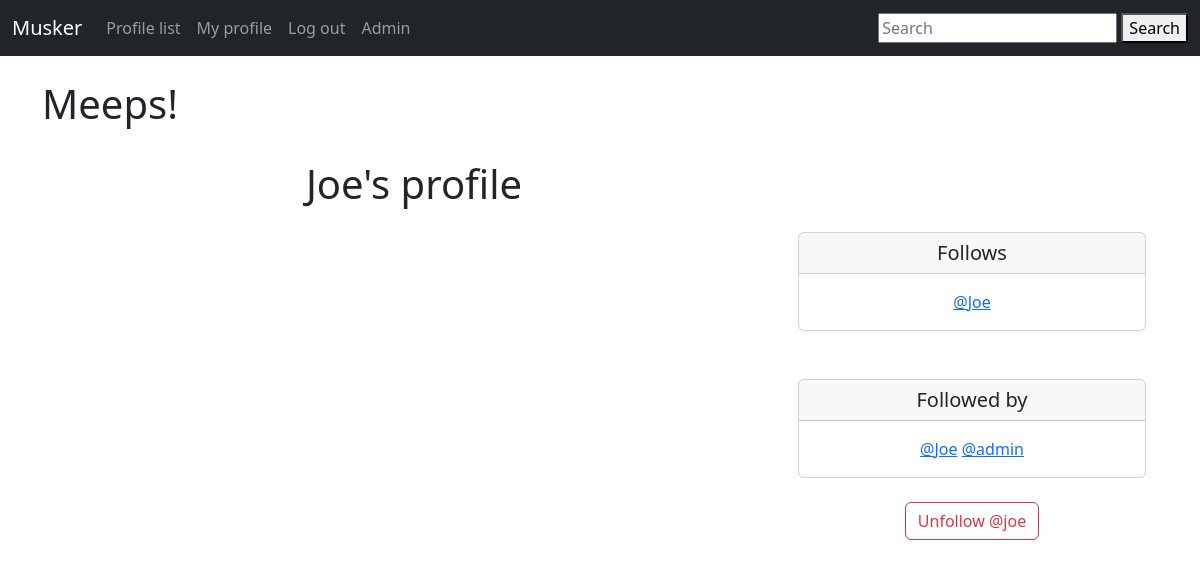
The app's page /profile/5 (signed in) with its own data.
### musker/models.py (models this page shows)
class Profile(models.Model):
    user = models.OneToOneField(User, on_delete=models.CASCADE)
    follows = models.ManyToManyField('self', related_name='followed_by', symmetrical=False, blank=True)
    date_modified = models.DateTimeField(User, auto_now=True)
    def __str__(self):
        return self.user.username

### musker/views.py (the view, shortened to what this page needs)
# urls.py: path('profile/<int:pk>', views.profile, name='profile'),
def profile(request, pk):
    if request.user.is_authenticated:
        profile = Profile.objects.get(user_id=pk)
        meeps = Meep.objects.filter(user_id=pk).order_by('-created_at')
        return render(request, 'profile.html', {
            'profile': profile,
            'meeps': meeps
        })
    else:
        messages.warning(request, 'You must be logged in to view this page.')
        return redirect('home')

### musker/templates/profile.html (shortened to what this page needs)
{% extends 'base.html' %}
{% block content %}
<html lang="en">
<head>
</head>
<body>
    {% if profile %}
        <h1>Meeps!</h1>
        <br>
    <div class="container text-center">
        <div class="row">
            <div class="col-8">
                <h1>{{ profile.user.username }}'s profile</h1>
                <br>
            </div>
            <div class="col-4">
                <br><br><br>
                <div class="card">
                  <h5 class="card-header">Follows</h5>
                  <div class="card-body">
                    <p class="card-text">
                        {% for following in profile.follows.all %}
                            <a href="{% url 'profile' following.user.id %}"> @{{ following }}</a><br>
                        {% endfor %}</p>
                  </div>
                </div>
                <br><br>
                <div class="card">
                  <h5 class="card-header">Followed by</h5>
                  <div class="card-body">
                    <p class="card-text">
                        {% for following in profile.followed_by.all %}
                            <a href="{% url 'profile' following.user.id %}"> @{{ following }}</a>
                        {% endfor %}
                    </p>
                  </div>
                </div>
                <br>
                <form method="post">
                    {% if profile in user.profile.follows.all %}
                        <button class="btn btn-outline-danger" name="follow" value="unfollow" type="submit">
                            Unfollow @{{ profile.user.username|lower }}
                        </button>
                    {% else %}
                        <button class="btn btn-outline-success" name="follow" value="follow" type="submit">
                            Follow @{{ profile.user.username|lower }}
                        </button>
                    {% endif %}
                </form>
            </div>
        </div>
    </div>
    {% endif %}
</body>
</html>
{% endblock %}

### records on screen
Profile: user.username "Joe", user.username "joe"
Profile: user.username "admin"
